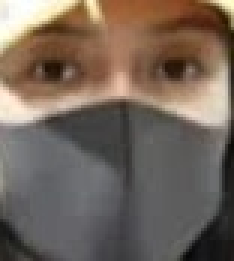
#> input picture test/with_mask_60.jpg, 78 x 87 px (shown 3 times larger)
$ jupyter execute --allow-errors test.ipynb
#> lines starting #> are read from the running program, lines starting #| are printed output that depends on the picture; after the words box and inside, x2 and y2 are one past the last pixel; in counts of white or black regions, pixels touching at a corner belong together
[cell 1]
# Image Preprocessing Demo

## 1. Imports & Config

import cv2
import numpy as np
import tensorflow as tf
import matplotlib.pyplot as plt

# Set your image path here
IMAGE_PATH = 'test/with_mask_60.jpg'
IMAGE_SIZE = 224

# Helper to plot two images
def plot_pair(a, b, title_a, title_b, cmap=None):
    fig, axs = plt.subplots(1, 2, figsize=(10, 5))
    axs[0].imshow(a, cmap=cmap)
    axs[0].set_title(title_a)
    axs[0].axis('off')
    axs[1].imshow(b, cmap=cmap)
    axs[1].set_title(title_b)
    axs[1].axis('off')
    plt.show()

[cell 2]
# Read and resize
img_bgr = cv2.imread(IMAGE_PATH)
#> img_bgr is the input picture: shape (87, 78, 3); mean B, G, R 90.7, 101.7, 115.5
img = cv2.resize(img_bgr, (IMAGE_SIZE, IMAGE_SIZE))
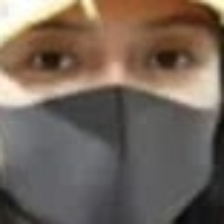
#> img: shape (224, 224, 3); mean B, G, R 90.6, 101.5, 115.3
# Convert for matplotlib
img_rgb = cv2.cvtColor(img, cv2.COLOR_BGR2RGB)
plot_pair(img_rgb, img_rgb, 'Original', 'Resized (same)')
#> in plot_pair, `plt.show()`:
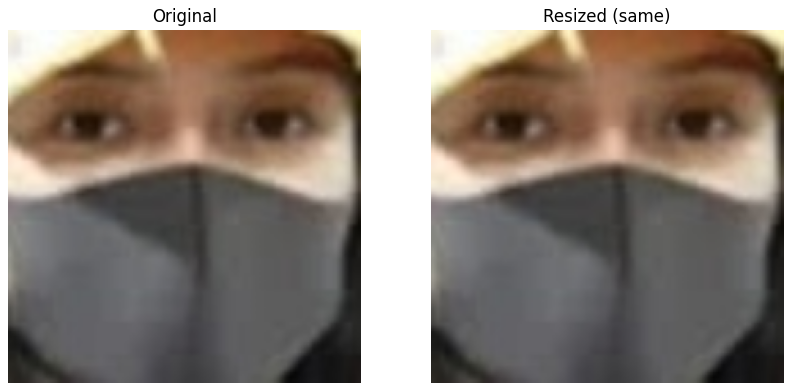
#> figure drawn by matplotlib, 2 panels

[cell 3]
gray = cv2.cvtColor(img, cv2.COLOR_BGR2GRAY)
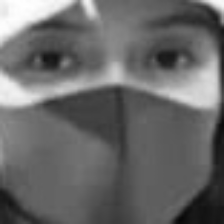
#> gray: shape (224, 224); min 6, max 255, mean 104.4
plot_pair(img_rgb, gray, 'RGB', 'Grayscale', cmap='gray')
#> call 2 of plot_pair, with title_a = 'RGB', title_b = 'Grayscale', cmap = 'gray'
#> in plot_pair (call 2), `plt.show()`:
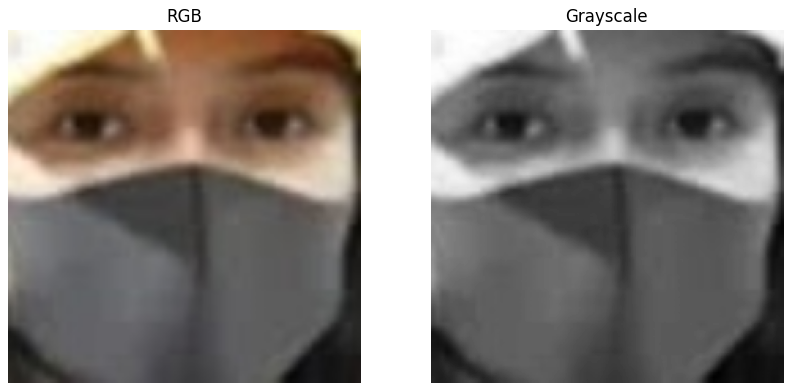
#> figure drawn by matplotlib, 2 panels

[cell 4]
eq = cv2.equalizeHist(gray)
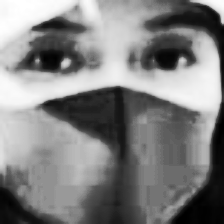
#> eq: shape (224, 224); min 0, max 255, mean 128.9
plot_pair(gray, eq, 'Grayscale', 'Equalized', cmap='gray')

[cell 5]
blur = cv2.GaussianBlur(eq, (3, 3), 0)
plot_pair(eq, blur, 'Equalized', 'Blurred', cmap='gray')

[cell 6]
_, binar = cv2.threshold(blur, 0, 255,
                         cv2.THRESH_BINARY + cv2.THRESH_OTSU)
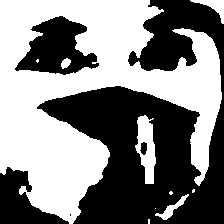
#> binar: shape (224, 224); 51.3% white; 5 black regions (1 under 20 px), largest, box (x1, y1, x2, y2) and area: (37, 0, 224, 224) 19638, (15, 16, 99, 75) 2789, (0, 167, 69, 224) 1928, (140, 142, 147, 155) 67
plot_pair(blur, binar, 'Blurred', 'Binarized', cmap='gray')

[cell 7]
kernel = cv2.getStructuringElement(cv2.MORPH_RECT, (3, 3))
closed = cv2.morphologyEx(binar, cv2.MORPH_CLOSE, kernel)
#> closed: shape (224, 224); 51.4% white; 4 black regions, box (x1, y1, x2, y2) and area: (38, 0, 224, 224) 19615, (16, 16, 99, 75) 2780, (0, 167, 69, 224) 1926, (141, 143, 147, 154) 62
plot_pair(binar, closed, 'Binarized', 'Closed', cmap='gray')

[cell 8]
mask = closed.astype(np.float32) / 255.0
mask3 = np.stack([mask] * 3, axis=-1)
masked = (img_rgb * mask3).astype(np.uint8)
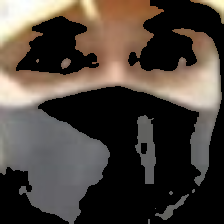
#> masked: shape (224, 224, 3); mean R, G, B 75.8, 67, 59.5
plot_pair(img_rgb, masked, 'RGB', 'Masked', cmap=None)

$ run again, with test/with_mask_1.jpg copied over test/with_mask_60.jpg
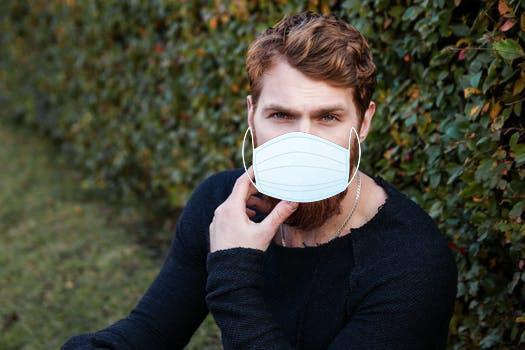
#> input picture test/with_mask_1.jpg, 525 x 350 px
#> img_bgr is the input picture: shape (350, 525, 3); mean B, G, R 54.5, 66.7, 67.1
#> `_, binar = cv2.threshold(blur, 0, 255, cv2.THRESH_BINARY + cv2.THRESH_..`:
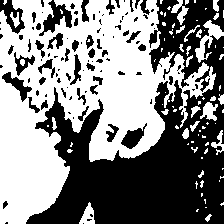
#> binar: shape (224, 224); 51.9% white; 106 black regions (61 under 20 px), largest, box (x1, y1, x2, y2) and area: (26, 0, 224, 224) 20135, (39, 0, 72, 36) 487, (0, 0, 25, 34) 381
#> closed: shape (224, 224); 54.5% white; 75 black regions (36 under 20 px), largest, box (x1, y1, x2, y2) and area: (26, 36, 224, 224) 16668, (150, 0, 224, 79) 2703, (43, 1, 72, 32) 458
#> `masked = (img_rgb * mask3).astype(np.uint8)`:
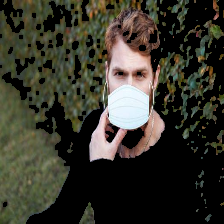
#> masked: shape (224, 224, 3); mean R, G, B 55.5, 54.1, 43.5

$ run again, with test/with_mask_19.jpg copied over test/with_mask_60.jpg
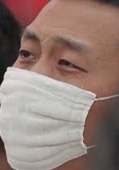
#> input picture test/with_mask_19.jpg, 119 x 170 px
#> img_bgr is the input picture: shape (170, 119, 3); mean B, G, R 118.6, 125.6, 147.4
#> `_, binar = cv2.threshold(blur, 0, 255, cv2.THRESH_BINARY + cv2.THRESH_..`:
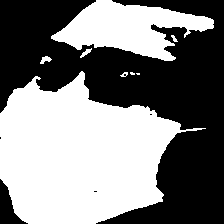
#> binar: shape (224, 224); 50% white; 5 black regions (3 under 20 px), largest, box (x1, y1, x2, y2) and area: (0, 0, 224, 224) 24511, (0, 179, 28, 224) 547
#> closed: shape (224, 224); 50.2% white; 2 black regions, box (x1, y1, x2, y2) and area: (0, 0, 224, 224) 24463, (0, 180, 26, 224) 544
#> `masked = (img_rgb * mask3).astype(np.uint8)`:
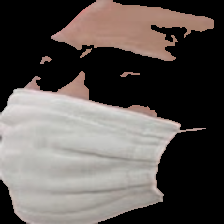
#> masked: shape (224, 224, 3); mean R, G, B 91.7, 85.4, 82.2

$ run again, with test/with_mask_2.jpg copied over test/with_mask_60.jpg
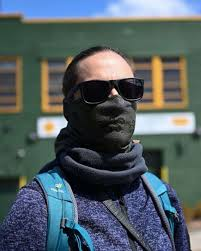
#> input picture test/with_mask_2.jpg, 201 x 251 px
#> img_bgr is the input picture: shape (251, 201, 3); mean B, G, R 98.5, 93.9, 82.4
#> binar: shape (224, 224); 50.8% white; 40 black regions (25 under 20 px), largest, box (x1, y1, x2, y2) and area: (0, 15, 213, 224) 22107, (158, 131, 185, 160) 543, (87, 190, 140, 224) 501
#> closed: shape (224, 224); 52.5% white; 27 black regions (10 under 20 px), largest, box (x1, y1, x2, y2) and area: (0, 15, 212, 224) 20725, (127, 191, 173, 224) 644, (158, 131, 184, 160) 542
#> `masked = (img_rgb * mask3).astype(np.uint8)`:
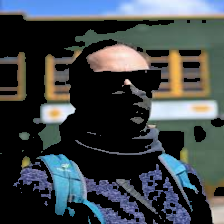
#> masked: shape (224, 224, 3); mean R, G, B 62.6, 69.4, 72.3
